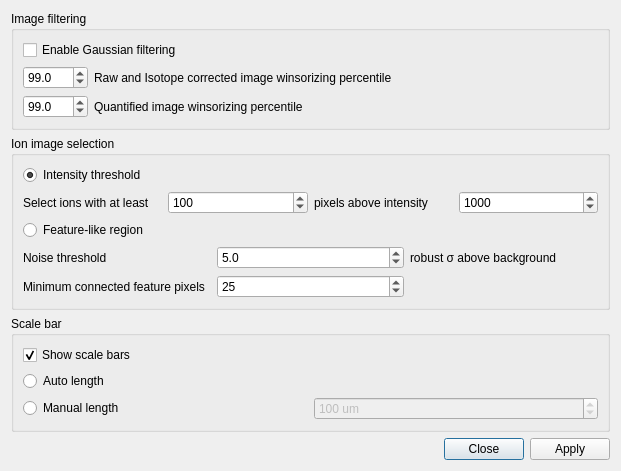
<?xml version="1.0" encoding="UTF-8"?>
<ui version="4.0">
 <class>Dialog</class>
 <widget class="QDialog" name="Dialog">
  <property name="geometry">
   <rect>
    <x>0</x>
    <y>0</y>
    <width>621</width>
    <height>430</height>
   </rect>
  </property>
  <property name="windowTitle">
   <string>Settings</string>
  </property>
  <layout class="QGridLayout" name="gridLayout">
   <item row="5" column="0">
    <layout class="QHBoxLayout" name="horizontalLayout">
     <item>
      <spacer name="horizontalSpacer">
       <property name="orientation">
        <enum>Qt::Orientation::Horizontal</enum>
       </property>
       <property name="sizeHint" stdset="0">
        <size>
         <width>40</width>
         <height>20</height>
        </size>
       </property>
      </spacer>
     </item>
     <item>
      <widget class="QPushButton" name="button_cancel">
       <property name="text">
        <string>Close</string>
       </property>
      </widget>
     </item>
     <item>
      <widget class="QPushButton" name="button_save">
       <property name="text">
        <string>Apply</string>
       </property>
      </widget>
     </item>
    </layout>
   </item>
   <item row="0" column="0">
    <widget class="QGroupBox" name="groupBox">
     <property name="title">
      <string>Image filtering</string>
     </property>
     <layout class="QGridLayout" name="gridLayout_2">
      <item row="0" column="0">
       <widget class="QCheckBox" name="check_box_gaussian_filter">
        <property name="text">
         <string>Enable Gaussian filtering</string>
        </property>
       </widget>
      </item>
      <item row="1" column="0" colspan="2">
       <layout class="QFormLayout" name="formLayout">
        <property name="formAlignment">
         <set>Qt::AlignmentFlag::AlignLeading|Qt::AlignmentFlag::AlignLeft|Qt::AlignmentFlag::AlignTop</set>
        </property>
        <item row="0" column="1">
         <widget class="QLabel" name="label">
          <property name="text">
           <string>Raw and Isotope corrected image winsorizing percentile</string>
          </property>
         </widget>
        </item>
        <item row="1" column="0">
         <widget class="QDoubleSpinBox" name="spinbox_winsor_quant">
          <property name="minimumSize">
           <size>
            <width>65</width>
            <height>0</height>
           </size>
          </property>
          <property name="decimals">
           <number>1</number>
          </property>
          <property name="value">
           <double>99.000000000000000</double>
          </property>
         </widget>
        </item>
        <item row="1" column="1">
         <widget class="QLabel" name="label_2">
          <property name="text">
           <string>Quantified image winsorizing percentile</string>
          </property>
         </widget>
        </item>
        <item row="0" column="0">
         <widget class="QDoubleSpinBox" name="spinbox_winsor_raw">
          <property name="minimumSize">
           <size>
            <width>65</width>
            <height>0</height>
           </size>
          </property>
          <property name="decimals">
           <number>1</number>
          </property>
          <property name="value">
           <double>99.000000000000000</double>
          </property>
         </widget>
        </item>
       </layout>
      </item>
     </layout>
    </widget>
   </item>
   <item row="4" column="0">
    <spacer name="verticalSpacer">
     <property name="orientation">
      <enum>Qt::Orientation::Vertical</enum>
     </property>
     <property name="sizeHint" stdset="0">
      <size>
       <width>20</width>
       <height>40</height>
      </size>
     </property>
    </spacer>
   </item>
   <item row="1" column="0">
    <widget class="QGroupBox" name="groupBox_2">
     <property name="toolTip">
      <string>Criteria for the selection of ion images for export.</string>
     </property>
     <property name="title">
      <string>Ion image selection</string>
     </property>
     <layout class="QGridLayout" name="gridLayout_4">
      <item row="0" column="0">
       <widget class="QRadioButton" name="radio_selection_threshold">
        <property name="text">
         <string>Intensity threshold</string>
        </property>
        <property name="checked">
         <bool>true</bool>
        </property>
       </widget>
      </item>
      <item row="1" column="0">
       <layout class="QGridLayout" name="gridLayout_3">
        <item row="0" column="1">
         <widget class="QSpinBox" name="spinbox_min_pixels">
          <property name="maximum">
           <number>10000000</number>
          </property>
          <property name="singleStep">
           <number>100</number>
          </property>
          <property name="value">
           <number>100</number>
          </property>
         </widget>
        </item>
        <item row="0" column="0">
         <widget class="QLabel" name="label_3">
          <property name="text">
           <string>Select ions with at least</string>
          </property>
         </widget>
        </item>
        <item row="0" column="2">
         <widget class="QLabel" name="label_4">
          <property name="text">
           <string>pixels above intensity</string>
          </property>
         </widget>
        </item>
        <item row="0" column="3">
         <widget class="QSpinBox" name="spinbox_min_intensity">
          <property name="maximum">
           <number>10000000</number>
          </property>
          <property name="singleStep">
           <number>100</number>
          </property>
          <property name="value">
           <number>1000</number>
          </property>
         </widget>
        </item>
       </layout>
      </item>
      <item row="2" column="0">
       <widget class="QRadioButton" name="radio_selection_feature">
        <property name="text">
         <string>Feature-like region</string>
        </property>
       </widget>
      </item>
      <item row="3" column="0">
       <layout class="QGridLayout" name="gridLayout_feature_selection">
        <item row="0" column="0">
         <widget class="QLabel" name="label_feature_noise">
          <property name="text">
           <string>Noise threshold</string>
          </property>
         </widget>
        </item>
        <item row="0" column="1">
         <widget class="QDoubleSpinBox" name="spinbox_feature_noise_sigma">
          <property name="decimals">
           <number>1</number>
          </property>
          <property name="minimum">
           <double>0.000000000000000</double>
          </property>
          <property name="maximum">
           <double>100.000000000000000</double>
          </property>
          <property name="singleStep">
           <double>0.500000000000000</double>
          </property>
          <property name="value">
           <double>5.000000000000000</double>
          </property>
         </widget>
        </item>
        <item row="0" column="2">
         <widget class="QLabel" name="label_feature_sigma">
          <property name="text">
           <string>robust σ above background</string>
          </property>
         </widget>
        </item>
        <item row="1" column="0">
         <widget class="QLabel" name="label_feature_pixels">
          <property name="text">
           <string>Minimum connected feature pixels</string>
          </property>
         </widget>
        </item>
        <item row="1" column="1">
         <widget class="QSpinBox" name="spinbox_feature_min_pixels">
          <property name="minimum">
           <number>1</number>
          </property>
          <property name="maximum">
           <number>10000000</number>
          </property>
          <property name="singleStep">
           <number>5</number>
          </property>
          <property name="value">
           <number>25</number>
          </property>
         </widget>
        </item>
       </layout>
      </item>
     </layout>
    </widget>
   </item>
   <item row="3" column="0">
    <widget class="QGroupBox" name="groupBox_scalebar">
     <property name="title">
      <string>Scale bar</string>
     </property>
     <layout class="QGridLayout" name="gridLayout_scalebar">
      <item row="0" column="0" colspan="2">
       <widget class="QCheckBox" name="check_box_scalebar_enabled">
        <property name="text">
         <string>Show scale bars</string>
        </property>
        <property name="checked">
         <bool>true</bool>
        </property>
       </widget>
      </item>
      <item row="1" column="0">
       <widget class="QRadioButton" name="radio_scalebar_auto">
        <property name="text">
         <string>Auto length</string>
        </property>
       </widget>
      </item>
      <item row="1" column="1">
       <widget class="QLabel" name="label_scalebar_auto_value">
        <property name="text">
         <string/>
        </property>
       </widget>
      </item>
      <item row="2" column="0">
       <widget class="QRadioButton" name="radio_scalebar_manual">
        <property name="text">
         <string>Manual length</string>
        </property>
       </widget>
      </item>
      <item row="2" column="1">
       <widget class="QSpinBox" name="spinbox_scalebar_manual">
        <property name="enabled">
         <bool>false</bool>
        </property>
        <property name="suffix">
         <string> um</string>
        </property>
        <property name="minimum">
         <number>10</number>
        </property>
        <property name="maximum">
         <number>100000</number>
        </property>
        <property name="singleStep">
         <number>10</number>
        </property>
        <property name="value">
         <number>100</number>
        </property>
       </widget>
      </item>
     </layout>
    </widget>
   </item>
  </layout>
 </widget>
 <resources/>
 <connections/>
</ui>
